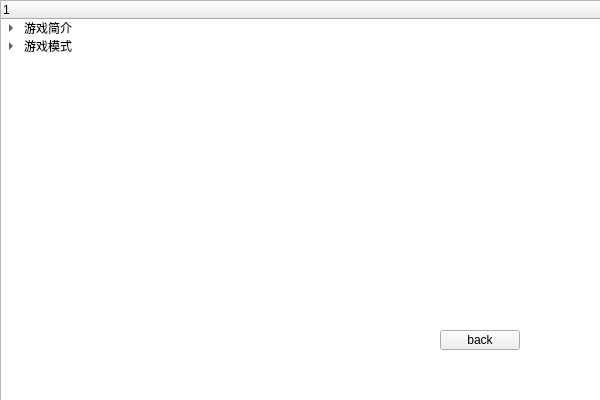
<?xml version="1.0" encoding="UTF-8"?>
<ui version="4.0">
 <class>Rules</class>
 <widget class="QWidget" name="Rules">
  <property name="geometry">
   <rect>
    <x>0</x>
    <y>0</y>
    <width>600</width>
    <height>400</height>
   </rect>
  </property>
  <property name="sizePolicy">
   <sizepolicy hsizetype="Fixed" vsizetype="Fixed">
    <horstretch>0</horstretch>
    <verstretch>0</verstretch>
   </sizepolicy>
  </property>
  <property name="windowTitle">
   <string>规则</string>
  </property>
  <property name="windowIcon">
   <iconset resource="image.qrc">
    <normaloff>:/new/prefix1/picture.png</normaloff>:/new/prefix1/picture.png</iconset>
  </property>
  <widget class="QTreeWidget" name="treeWidget">
   <property name="geometry">
    <rect>
     <x>0</x>
     <y>0</y>
     <width>601</width>
     <height>401</height>
    </rect>
   </property>
   <column>
    <property name="text">
     <string>1</string>
    </property>
   </column>
   <item>
    <property name="text">
     <string>游戏简介</string>
    </property>
    <item>
     <property name="text">
      <string>内容：</string>
     </property>
     <item>
      <property name="text">
       <string>本游戏名为“贪吃蛇大作战”，是一款轻松、益</string>
      </property>
     </item>
     <item>
      <property name="text">
       <string>智、休闲的小游戏。游戏分为三种模式，分别</string>
      </property>
     </item>
     <item>
      <property name="text">
       <string>为挑战智力的单人模式、超越极限的无尽模式</string>
      </property>
     </item>
     <item>
      <property name="text">
       <string>和PK能力的双人模式。本游戏充分协调了单人</string>
      </property>
     </item>
     <item>
      <property name="text">
       <string>休闲与双人娱乐的功能，是一款优秀的小游戏。</string>
      </property>
     </item>
    </item>
    <item>
     <property name="text">
      <string>制作者：</string>
     </property>
     <item>
      <property name="text">
       <string>制作者为北京大学信息科学技术学院同学赵潇</string>
      </property>
     </item>
     <item>
      <property name="text">
       <string>晗、毛嘉楷、连烨（队长）三位同学组成的“太</string>
      </property>
     </item>
     <item>
      <property name="text">
       <string>队了哥”程序设计实习课程小组，制作于2022</string>
      </property>
     </item>
     <item>
      <property name="text">
       <string>年6月。</string>
      </property>
     </item>
    </item>
    <item>
     <property name="text">
      <string>特别鸣谢：</string>
     </property>
     <item>
      <property name="text">
       <string>衷心感谢张勤建老师的教导与黄致焕学长等</string>
      </property>
     </item>
     <item>
      <property name="text">
       <string>助教的帮助！</string>
      </property>
     </item>
    </item>
   </item>
   <item>
    <property name="text">
     <string>游戏模式</string>
    </property>
    <item>
     <property name="text">
      <string>单人模式</string>
     </property>
     <item>
      <property name="text">
       <string>玩家控制贪吃蛇，通过上下左右按钮，进行上</string>
      </property>
     </item>
     <item>
      <property name="text">
       <string>下左右的操作。碰到墙或咬到自己则死亡，选</string>
      </property>
     </item>
     <item>
      <property name="text">
       <string>择是否重新游戏。贪吃蛇吃到苹果会增加长度。</string>
      </property>
     </item>
     <item>
      <property name="text">
       <string>贪吃蛇通过成功进入洞口进入下一关的游戏。</string>
      </property>
     </item>
     <item>
      <property name="text">
       <string>每一关游戏的地图与蛇的初始状态都不同。</string>
      </property>
     </item>
    </item>
    <item>
     <property name="text">
      <string>无尽模式</string>
     </property>
     <item>
      <property name="text">
       <string>无尽模式中，玩家控制贪吃蛇，通过上下左右</string>
      </property>
     </item>
     <item>
      <property name="text">
       <string>按钮，进行上下左右的操作。碰到墙或咬到自</string>
      </property>
     </item>
     <item>
      <property name="text">
       <string>己则死亡，选择是否重新游戏。贪吃蛇吃到苹</string>
      </property>
     </item>
     <item>
      <property name="text">
       <string>果会增加长度。地图为固定的正方形状态。每</string>
      </property>
     </item>
     <item>
      <property name="text">
       <string>隔一段时间，地图就会扩大（对应着贪吃蛇就</string>
      </property>
     </item>
     <item>
      <property name="text">
       <string>会缩小），以应对贪吃蛇胀大的身体。贪吃蛇</string>
      </property>
     </item>
     <item>
      <property name="text">
       <string>的速度、分数、最高分数在一旁均会有所显示。</string>
      </property>
     </item>
    </item>
    <item>
     <property name="text">
      <string>双人模式</string>
     </property>
     <item>
      <property name="text">
       <string>双人模式中，两名玩家操控两条贪吃蛇。一名</string>
      </property>
     </item>
     <item>
      <property name="text">
       <string>玩家通过W，S，A，D四个按键操控贪吃蛇Pl</string>
      </property>
     </item>
     <item>
      <property name="text">
       <string>ayer1,一名玩家通过上下左右按键操控贪吃蛇</string>
      </property>
     </item>
     <item>
      <property name="text">
       <string>Player2。任何一条蛇碰墙或者咬到自己均视</string>
      </property>
     </item>
     <item>
      <property name="text">
       <string>为死亡，另一方获胜。同时死亡则视为平局。</string>
      </property>
     </item>
     <item>
      <property name="text">
       <string>任何一条蛇吃到苹果会增加长度。一条蛇咬到</string>
      </property>
     </item>
     <item>
      <property name="text">
       <string>另一条蛇的尾部，会将其咬断，令其只保留撕</string>
      </property>
     </item>
     <item>
      <property name="text">
       <string>咬处到头部的长度。若两条蛇的头部相碰，视</string>
      </property>
     </item>
     <item>
      <property name="text">
       <string>为平局。每局游戏时间为两分钟，时间到时，</string>
      </property>
     </item>
     <item>
      <property name="text">
       <string>更长的一方获胜，若一样长，则视为平局。倒</string>
      </property>
     </item>
     <item>
      <property name="text">
       <string>计时设置在右方，并且随时展示两条蛇的长度</string>
      </property>
     </item>
     <item>
      <property name="text">
       <string>与速度（两条蛇的速度同时增加）。当倒计时</string>
      </property>
     </item>
     <item>
      <property name="text">
       <string>到达60秒，30秒和10秒时，倒计时会分别变</string>
      </property>
     </item>
     <item>
      <property name="text">
       <string>为绿色、黄色、红色以提示玩家。</string>
      </property>
     </item>
    </item>
   </item>
   <item>
    <property name="text">
     <string/>
    </property>
   </item>
  </widget>
  <widget class="QPushButton" name="back">
   <property name="geometry">
    <rect>
     <x>440</x>
     <y>330</y>
     <width>80</width>
     <height>20</height>
    </rect>
   </property>
   <property name="text">
    <string>back</string>
   </property>
  </widget>
 </widget>
 <resources>
  <include location="image.qrc"/>
 </resources>
 <connections/>
</ui>
